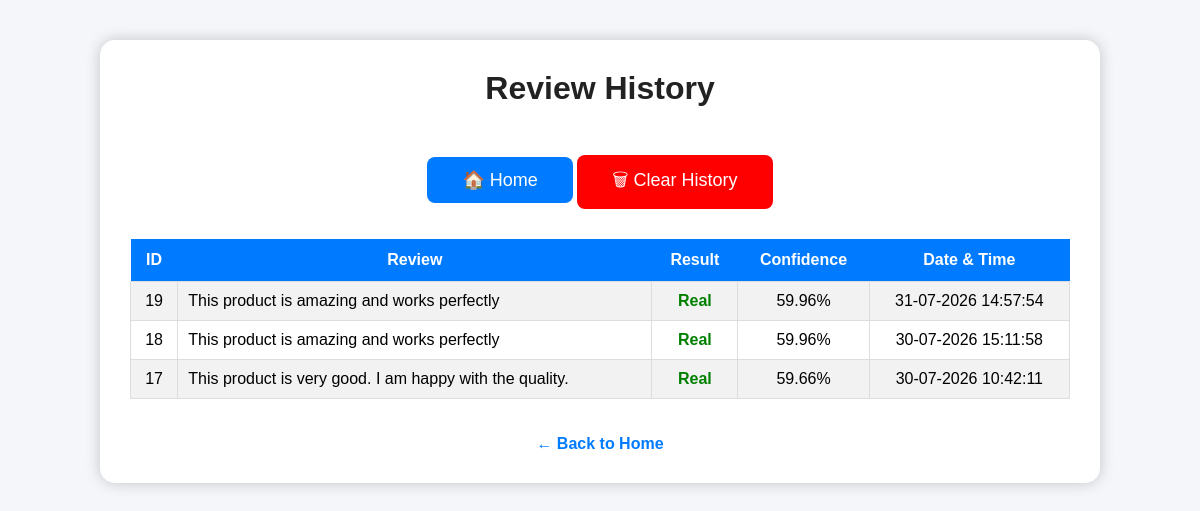
The app's page /history with its own data.
### tables this page shows
CREATE TABLE history(
        id INTEGER PRIMARY KEY AUTOINCREMENT,
        review TEXT,
        result TEXT,
        confidence REAL,
        date TEXT
    );

### app.py (the view)
@app.route("/history")
def history():
    conn = sqlite3.connect("database/reviews.db")
    cursor = conn.cursor()
    cursor.execute(
        "SELECT * FROM history ORDER BY id DESC"
    )
    history = cursor.fetchall()
    conn.close()
    return render_template(
        "history.html",
        history=history
    )

### templates/history.html (shortened to what this page needs)
<!DOCTYPE html>
<html lang="en">
<head>
    <link rel="stylesheet" href="/static/style.css">
</head>
<body>
<div class="container">
    <h1>Review History</h1>
    <br>
    <div style="text-align:center; margin-bottom:20px;">
        <a href="/">
            <button>🏠 Home</button>
        </a>
        <a href="/clear">
            <button style="background:red;">
                🗑 Clear History
            </button>
        </a>
    </div>
    {% if history %}
    <table>
        <tr>
            <th>ID</th>
            <th>Review</th>
            <th>Result</th>
            <th>Confidence</th>
            <th>Date & Time</th>
        </tr>
        {% for row in history %}
        <tr>
            <td>{{ row[0] }}</td>
            <td style="text-align:left;">{{ row[1] }}</td>
            <td>
                {% if row[2] == "real" %}
                    <span style="color:green;font-weight:bold;">
                        Real
                    </span>
                {% else %}
                    <span style="color:red;font-weight:bold;">
                        Fake
                    </span>
                {% endif %}
            </td>
            <td>{{ row[3] }}%</td>
            <td>{{ row[4] }}</td>
        </tr>
        {% endfor %}
    </table>
    {% else %}
    <h2 style="text-align:center;color:gray;">
        No Review History Found
    </h2>
    {% endif %}
    <br><br>
    <div style="text-align:center;">
        <a href="/">
            ← Back to Home
        </a>
    </div>
</div>
</body>
</html>

### static/style.css (style rules this page uses)
* { margin:0; padding:0; box-sizing:border-box; }
body { font-family:Arial, Helvetica, sans-serif; background:#f4f6f9; }
.container { width:90%; max-width:1000px; margin:40px auto; background:#ffffff; padding:30px; border-radius:15px; box-shadow:0px 0px 15px rgba(0,0,0,0.2); }
h1 { text-align:center; color:#222; margin-bottom:10px; }
button { margin-top:20px; padding:12px 35px; font-size:18px; border:none; border-radius:8px; background:#007bff; color:white; cursor:pointer; transition:0.3s; }
table { width:100%; border-collapse:collapse; margin-top:30px; }
table th { background:#007bff; color:white; padding:12px; }
table td { padding:10px; text-align:center; border:1px solid #ddd; }
tr:nth-child(even) { background:#f2f2f2; }
a { text-decoration:none; color:#007bff; font-weight:bold; }

### records on screen
history: id "19", review "This product is amazing and works perfectly", result "Real", confidence "59.96", date "31-07-2026 14:57:54"
history: id "18", review "This product is amazing and works perfectly", result "Real", confidence "59.96", date "30-07-2026 15:11:58"
history: id "17", review "This product is very good. I am happy with the quality.", result "Real", confidence "59.66", date "30-07-2026 10:42:11"
